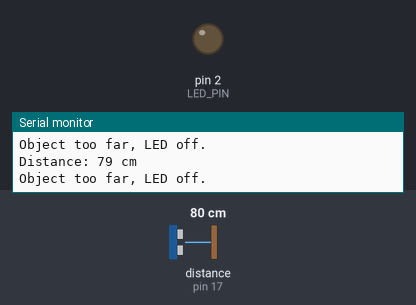
Recording of a sketch running on a simulated Arduino Uno, built with avr-gcc and run on an emulated ATmega328P. On the bench: output pins drawn as LEDs (lit = HIGH), the last lines printed to the serial monitor. Wiring (inferred from the names in the program): ultrasonic range finder: trigger pin 16; echo pin 17. Dashed ring = blinking. The inputs (shaded band) are chosen by the test bench; at power-on: distance to the obstacle (sensor on pin 17) 80 cm. The echo pulse lasts 58.3 µs per cm; pins used as bus, display or sensor lines are not drawn.

Above: at 1.2 s.
1.3 s: distance to the obstacle (sensor on pin 17) set to 24 cm
2.8 s: distance to the obstacle (sensor on pin 17) set to 19 cm
At 2.89 s:
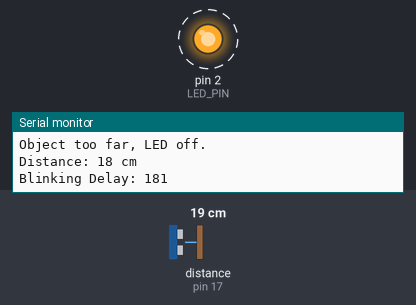
5.8 s: distance to the obstacle (sensor on pin 17) set to 35 cm
At 5.8 s:
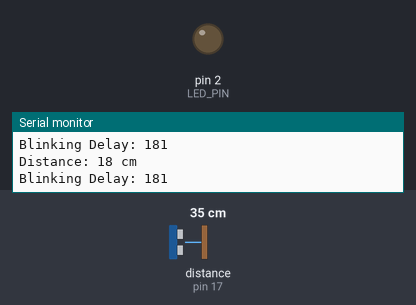
7.3 s: distance to the obstacle (sensor on pin 17) set to 9 cm
At 7.65 s:
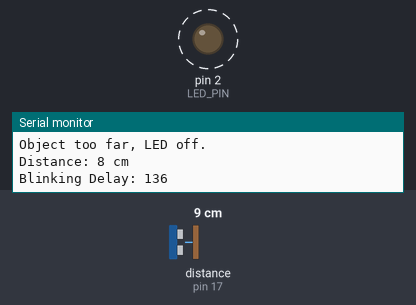
Timing chart, 0 to 11.3 s (numbered marks = the images above; inputs shaded):
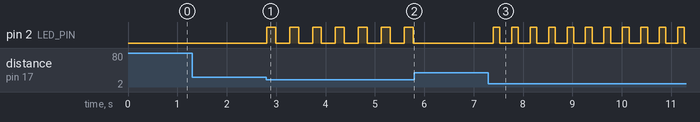

The sketch:

led_new.ino
```cpp
#define TRIG_PIN  16  // Trigger pin of HC-SR04 (use GPIO 16)
#define ECHO_PIN  17  // Echo pin of HC-SR04 (use GPIO 17)
#define LED_PIN   2   // LED pin
#define MAX_DISTANCE 20  // Maximum distance (in cm) where LED is active

void setup() {
    pinMode(LED_PIN, OUTPUT);
    pinMode(TRIG_PIN, OUTPUT);
    pinMode(ECHO_PIN, INPUT);
    Serial.begin(9600);  // Start serial communication for debugging
}

void loop() {
    // Send a pulse to trigger the HC-SR04 sensor
    digitalWrite(TRIG_PIN, LOW);
    delayMicroseconds(2);
    digitalWrite(TRIG_PIN, HIGH);
    delayMicroseconds(10);
    digitalWrite(TRIG_PIN, LOW);

    // Read the duration of the pulse from the echo pin
    long duration = pulseIn(ECHO_PIN, HIGH);

    // Calculate the distance in cm
    long distance = duration * 0.0344 / 2;

    // Debugging: Print the distance
    Serial.print("Distance: ");
    Serial.print(distance);
    Serial.println(" cm");

    // Only blink LED if object is within the MAX_DISTANCE
    if (distance > 0 && distance <= MAX_DISTANCE) {
        // Map the distance to a delay value (for example, between 100ms and 1000ms)
        long blinkDelay = map(distance, 0, 200, 100, 1000);  // Adjust the distance range if needed

        Serial.print("Blinking Delay: ");
        Serial.println(blinkDelay);

        digitalWrite(LED_PIN, HIGH);
        delay(blinkDelay);
        digitalWrite(LED_PIN, LOW);
        delay(blinkDelay);
    } else {
        Serial.println("Object too far, LED off.");
        digitalWrite(LED_PIN, LOW);  // Ensure LED stays off if object is too far
    }

    delay(100); // Small delay to prevent excessive looping
}
```

Measured:
- the behaviour switches between 22 and 21 cm on distance to the obstacle (sensor on pin 17) (found by bisection; images 0 and 1)
- after the input at 2.8 s, pin 2 (LED_PIN): alternates HIGH for 0.18 s and LOW for 0.28 s, starting at once
- after the input at 5.8 s, pin 2 (LED_PIN): stops changing and stays LOW
- after the input at 7.3 s, pin 2 (LED_PIN): alternates HIGH for 0.14 s and LOW for 0.24 s, starting after 0.10 s
